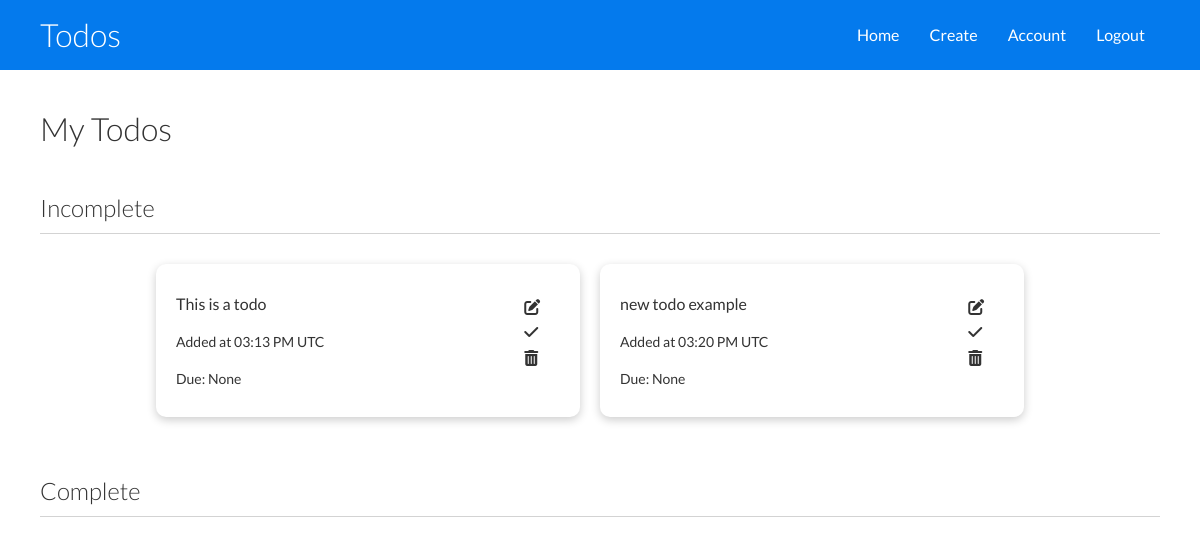
Page /dashboard (signed in) on the earlier database version.
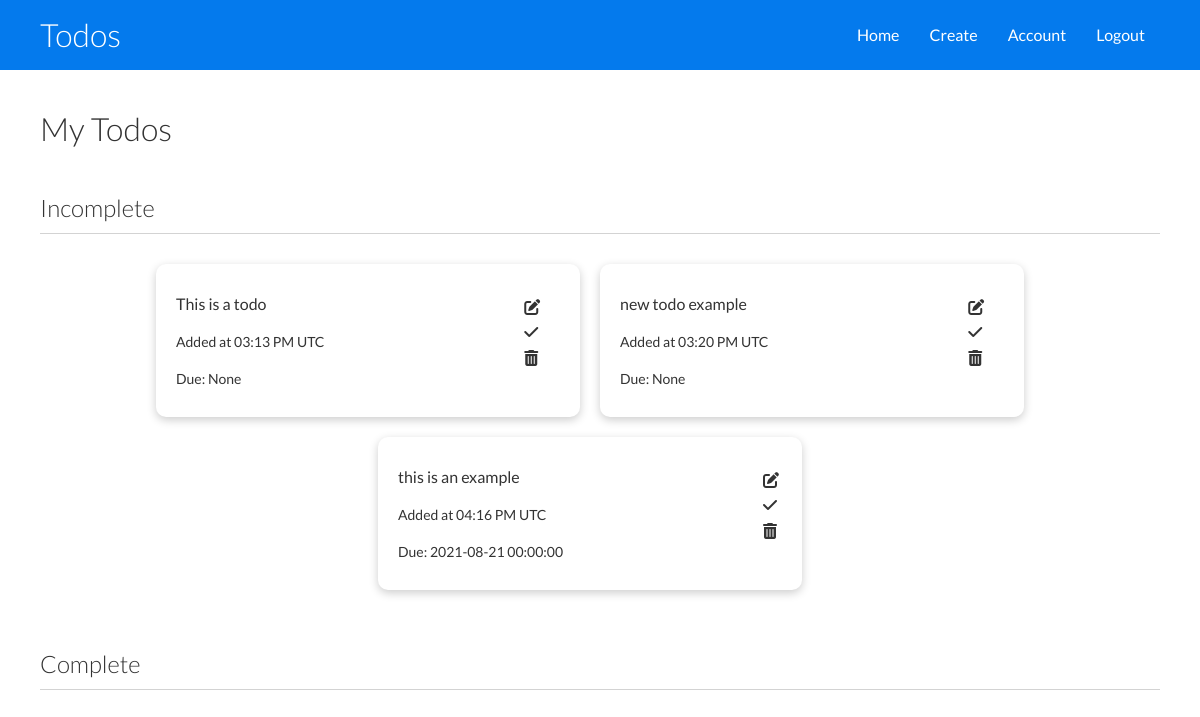
Same page on the later database version.
### app.py (models this page shows)
class Todo(db.Model):
    id = db.Column(db.Integer, primary_key=True)
    todo = db.Column(db.String(130), nullable=False)
    complete = db.Column(db.Boolean)
    due_date = db.Column(db.DateTime)
    todo_time = db.Column(db.DateTime, nullable=False, default=datetime.datetime.utcnow())
    user_id = db.Column(db.Integer, db.ForeignKey('user.id'), nullable=False)

### app.py (the view)
@app.route('/dashboard', methods=['GET', 'POST'])
@login_required
def dashboard():
    incomplete_todos = Todo.query.filter_by(writer=current_user, complete=False).all()
    complete_todos = Todo.query.filter_by(writer=current_user, complete=True).all()
    return render_template('dashboard.html', incomplete_todos=incomplete_todos, complete_todos=complete_todos)

### app.py (called while the page is built)
@login_manager.user_loader
def load_user(user_id):
    return User.query.get(int(user_id))

@app.before_request
def make_session_permanent():
    session.permanent = True

### templates/dashboard.html (shortened to what this page needs)
<!DOCTYPE html>
<html lang="en">
<head>
	<link rel='stylesheet' href="{{ url_for('static', filename='dashboard.css')}}">
</head>
<body>
	<div class='navbar'>
		<div class="container flex">
			<h1 class='logo'>Todos</h1>
			<nav>
				<ul>
					<li><a href='/dashboard'>Home</a></li>
					<li><a href="/new-todo">Create</a></li>
					<li><a href="/my-account">Account</a></li>
					<li><a href='/logout'>Logout</a></li>
				</ul>
			</nav>
		</div>
	</div>
	<div class='todos'>
		<div class='container'>
			<h1>My Todos</h1><br>
			<div class='incomplete-todos'>
				<h2>Incomplete</h2>
				<hr>
				<div class='all-todos'>
					{% for todo in incomplete_todos %}
						<div class='todo card'>
							<div class='todo-info'>
								<p>{{todo.todo}}</p>
								<p class='added-time'>Added at {{todo.todo_time.strftime('%I:%M %p')}} UTC</p>
								<p class='due-date'>Due: {{ todo.due_date }}</p>
							</div><br>
							<div class='icons'>
								<a class='edit' href="{{ url_for('edit_todo', todo_id=todo.id)}}"><i class="fas fa-edit"></i></a>
								<a class='complete' href="{{ url_for('complete_todo', todo_id=todo.id)}}"><i class="fas fa-check"></i></a>
								<a class='delete' href="{{ url_for('delete_todo', todo_id=todo.id)}}"><i class="fas fa-trash-alt"></i></a>
							</div>
						</div>
					{% endfor %}
				</div>
			</div>
		</div>
		<div class='container'>
			<div class='complete-todos'>
				<h2>Complete</h2>
				<hr>
			</div>
		</div>
	</div>
</body>
</html>

### static/dashboard.css (style rules this page uses)
:root { --primary-color: #047aed; }
* { box-sizing: border-box; padding: 0; margin: 0; scroll-behavior: smooth; }
body { font-family: 'Lato', sans-serif; color: #333; line-height: 1.6; }
ul { list-style-type: none; }
a { text-decoration: none; color: #333; }
h1, h2 { font-weight: 300; line-height: 1.2; margin: 10px 0; }
p { margin: 10px 0; }
hr { height: 1px; border: 0; background-color: lightgray; margin-top: 10px; margin-bottom: 30px; }
.navbar { background-color: var(--primary-color); color: #fff; height: 70px; }
.navbar ul { display: flex; }
.navbar a { color: #fff; padding: 10px; margin: 0 5px; }
.navbar .flex { justify-content: space-between; }
.todos .container { margin-top: 30px; }
.all-todos { display: flex; flex-wrap: wrap; justify-content: center; align-self: center; }
.icons { display: flex; flex-direction: column; }
.todo-info { display: flex; flex-direction: column; line-height: normal; }
.todo-info > .added-time { font-size: 14px; }
.todo-info > .due-date { font-size: 14px; }
.todo .complete { margin-left: 200px; }
.todo .delete { margin-left: 200px; }
.todo .edit { margin-top: 10px; margin-left: 200px; }
.container { max-width: 1200px; margin: 0 auto; overflow: auto; padding: 0 40px; }
.card { background-color: #fff; color: #333; border-radius: 10px; box-shadow: 0 3px 10px rgba(0,0,0, 0.2); padding: 20px; margin-bottom: 20px; display: flex; width: 424px; margin-right: 20px; }
.flex { display: flex; justify-content: space-center; align-items: center; height: 100%; }

Differences in the rows shown:
added Todo: todo "this is an example", todo_time "04:16 PM", due_date "2021-08-21 00:00:00"
